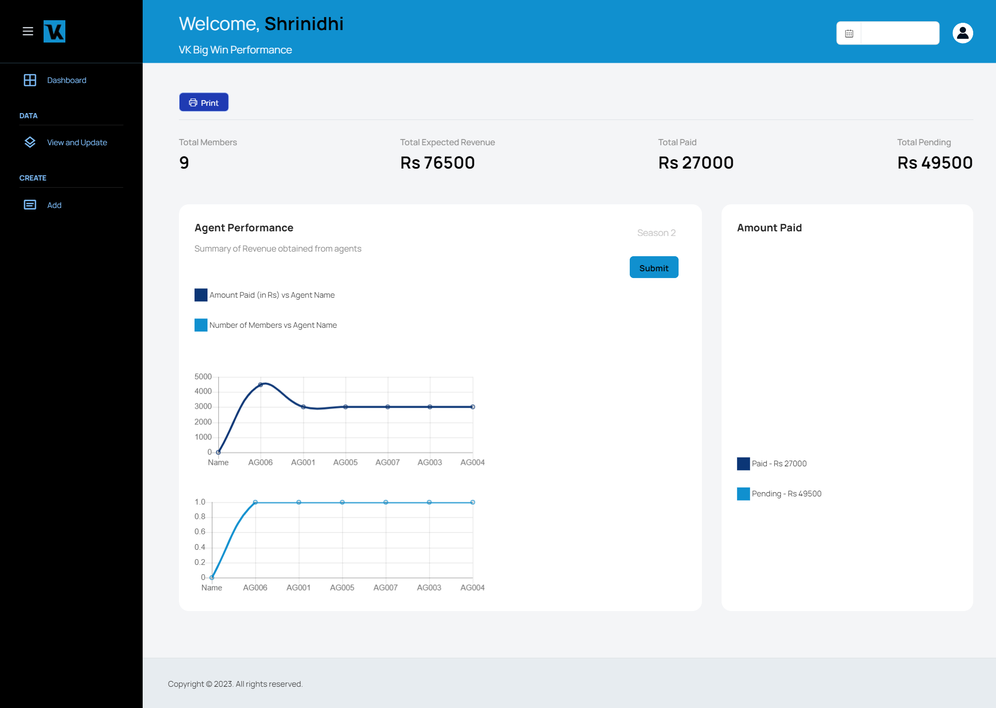
#> input picture image.png, 996 x 708 px, shrunk from 1920 x 1365 before the run
$ python greyscale.py
#> lines starting #> are read from the running program, lines starting #| are printed output that depends on the picture
import cv2
import numpy as np

image = cv2.imread('image.png')
#> image is the input picture: shape (708, 996, 3); mean B, G, R 210.5, 204.8, 194.6
m=len(image)
#> m = 708
n=len(image[0])
#> n = 996
o=len(image[0][0])
#> o = 3
for i in range(m):
    for j in range(n):
        temp=max([image[i][j][0], image[i][j][1], image[i][j][2]])
        image[i][j][0]=temp
        image[i][j][1]=temp
        image[i][j][2]=temp
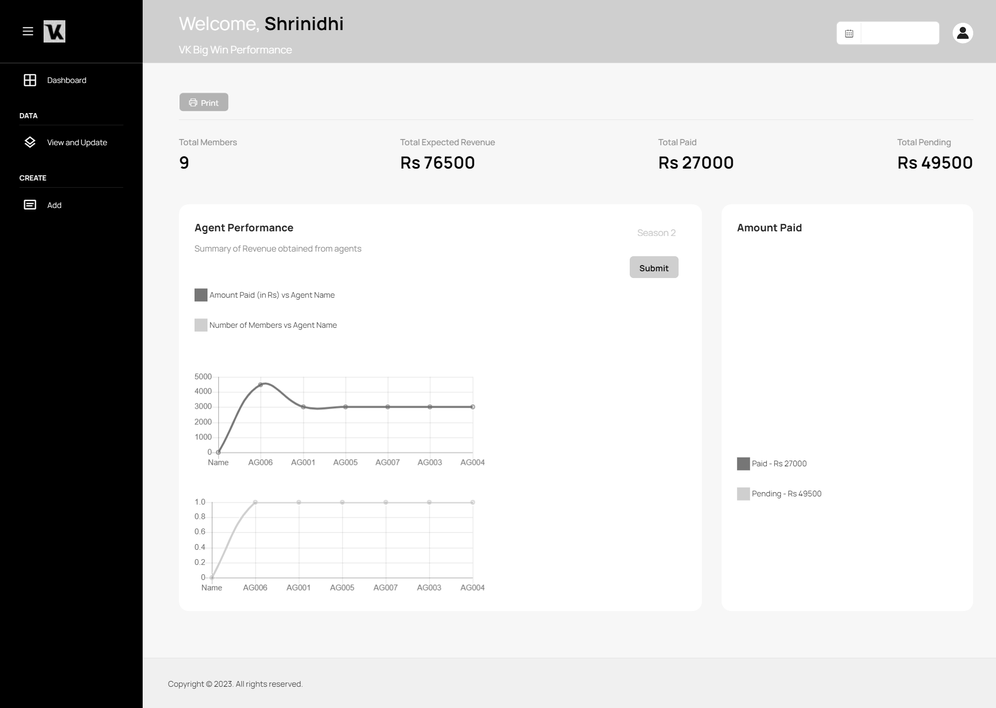
#> image: shape (708, 996, 3); min 0, max 255, mean 210.5
cv2.imwrite("greyscale.png", image)
